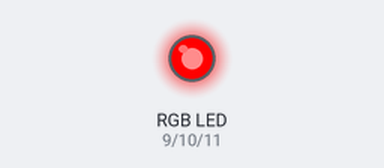
Recording of a sketch running on a simulated Arduino Uno, built with avr-gcc and run on an emulated ATmega328P. Shown: an RGB LED mixed from three pins (HIGH = lit). Dim RGB values are drawn brighter than linear; random numbers use the default seed unless the sketch sets one.

Above: at 0.1 s.
At 3.1 s:
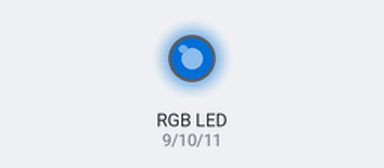
At 12.1 s:
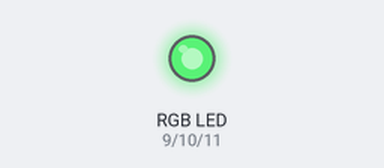
At 21.1 s:
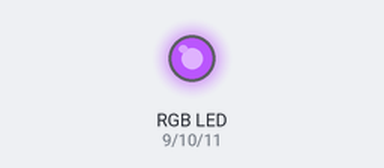
At 30.1 s:
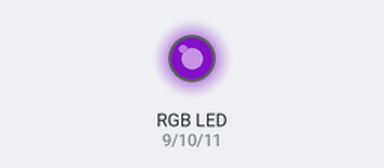
At 39.1 s:
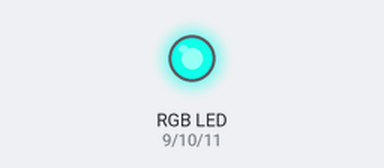
Timing chart, 0 to 40.0 s (numbered marks = the images above):
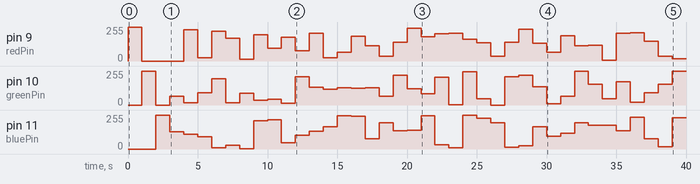

The sketch:

app.ino
```cpp
const int redPin = 9;
const int greenPin = 10;
const int bluePin = 11;

// void setup(){
//     randomSeed(analogRead(A0));
// }

// void loop(){
//     analogWrite(redPin, random(256));
//     analogWrite(greenPin, random(256));
//     analogWrite(bluePin, random(256));
//     delay(1000);
// }

void setup(){
    randomSeed(analogRead(A0));
    analogWrite(redPin,255);
    delay(1000);
    analogWrite(redPin,0);
    analogWrite(greenPin,255);
    delay(1000);
    analogWrite(greenPin,0);
    analogWrite(bluePin,255);
    delay(1000);
}

void loop(){
    analogWrite(redPin, random(256));
    analogWrite(greenPin, random(256));
    analogWrite(bluePin, random(256));
    delay(1000);
}
```

Measured:
- by itself, pin 9 (redPin): 255/255 → 0/255 at 1.0 s, → 234/255 3.0 s later, → 24/255 1.0 s later, → 222/255 1.0 s later, … (37 changes in this stretch)
- by itself, pin 11 (bluePin): 255/255 → 130/255 at 3.0 s, → 112/255 1.0 s later, → 91/255 1.0 s later, → 9/255 1.0 s later, … (37 changes in this stretch)
